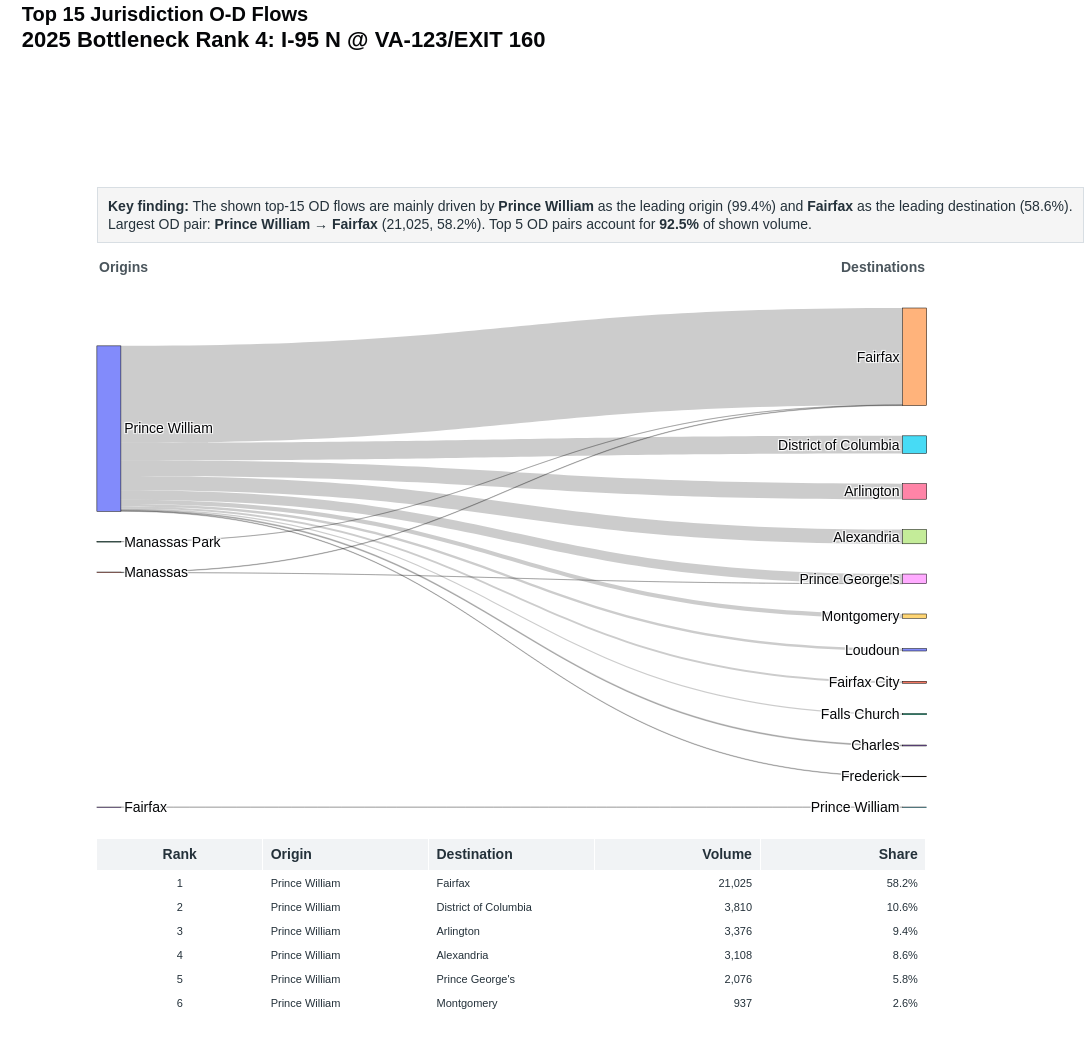

The notebook cell this image was saved under:
### Code cell
county_sankey = make_sankey(county_df, "Top 15 Jurisdiction O-D Flows")
county_sankey

### Figure 1 — Plotly figure (JSON) as saved in the notebook; plotly's stock layout.template omitted (floating-point values rounded to 4 significant figures)
{"data": [{"arrangement": "snap", "domain": {"x": [0.04, 0.94], "y": [0.26, 0.9]}, "link": {"customdata": [[1, "Prince William", "Fairfax", 21025, 0.5824], [2, "Prince William", "District of Columbia", 3810, 0.1055], [3, "Prince William", "Arlington", 3376, 0.09352], [4, "Prince William", "Alexandria", 3108, 0.08609], [5, "Prince William", "Prince George's", 2076, 0.05751], [6, "Prince William", "Montgomery", 937, 0.02595], [7, "Prince William", "Loudoun", 530, 0.01468], [8, "Prince William", "Fairfax City", 433, 0.01199], [9, "Prince William", "Falls Church", 272, 0.007534], [10, "Prince William", "Charles", 207, 0.005734], [11, "Prince William", "Frederick", 123, 0.003407], [12, "Manassas", "Fairfax", 102, 0.002825], [13, "Manassas Park", "Fairfax", 44, 0.001219], [14, "Fairfax", "Prince William", 34, 0.0009418], [15, "Manassas", "Prince George's", 24, 0.0006648]], "hovertemplate": "<b>OD Pair Rank %{customdata[0]}</b><br>%{customdata[1]} → %{customdata[2]}<br>Volume: %{customdata[3]:,.0f}<br>Share of shown top-15 volume: %{customdata[4]:.1%}<extra></extra>", "source": [0, 0, 0, 0, 0, 0, 0, 0, 0, 0, 0, 1, 2, 3, 1], "target": [4, 5, 6, 7, 8, 9, 10, 11, 12, 13, 14, 4, 4, 15, 8], "value": [21020.0, 3810.0, 3376.0, 3108.0, 2076.0, 937.0, 530.0, 433.0, 272.0, 207.0, 123.0, 102.0, 44.0, 34.0, 24.0]}, "node": {"hovertemplate": "<b>%{label}</b><br>Total shown OD volume: %{value:,.0f}<extra></extra>", "label": ["Prince William", "Manassas", "Manassas Park", "Fairfax", "Fairfax", "District of Columbia", "Arlington", "Alexandria", "Prince George's", "Montgomery", "Loudoun", "Fairfax City", "Falls Church", "Charles", "Frederick", "Prince William"], "line": {"color": "black", "width": 0.5}, "pad": 34, "thickness": 24}, "type": "sankey"}, {"cells": {"align": ["center", "left", "left", "right", "right"], "fill": {"color": "white"}, "font": {"color": "#24313A", "size": 11}, "height": 24, "values": [[1, 2, 3, 4, 5, 6, 7, 8, 9, 10, 11, 12, 13, 14, 15], ["Prince William", "Prince William", "Prince William", "Prince William", "Prince William", "Prince William", "Prince William", "Prince William", "Prince William", "Prince William", "Prince William", "Manassas", "Manassas Park", "Fairfax", "Manassas"], ["Fairfax", "District of Columbia", "Arlington", "Alexandria", "Prince George's", "Montgomery", "Loudoun", "Fairfax City", "Falls Church", "Charles", "Frederick", "Fairfax", "Fairfax", "Prince William", "Prince George's"], ["21,025", "3,810", "3,376", "3,108", "2,076", "937", "530", "433", "272", "207", "123", "102", "44", "34", "24"], ["58.2%", "10.6%", "9.4%", "8.6%", "5.8%", "2.6%", "1.5%", "1.2%", "0.8%", "0.6%", "0.3%", "0.3%", "0.1%", "0.1%", "0.1%"]]}, "domain": {"x": [0.04, 0.94], "y": [0, 0.22]}, "header": {"align": ["center", "left", "left", "right", "right"], "fill": {"color": "#F1F3F5"}, "font": {"color": "#24313A", "size": 14}, "height": 26, "values": ["<b>Rank</b>", "<b>Origin</b>", "<b>Destination</b>", "<b>Volume</b>", "<b>Share</b>"]}, "type": "table"}], "layout": {"annotations": [{"align": "left", "bgcolor": "rgba(245,245,245,0.98)", "bordercolor": "#D8DEE3", "borderpad": 10, "borderwidth": 1, "font": {"color": "#24313A", "size": 14}, "showarrow": false, "text": "<b>Key finding:</b> The shown top-15 OD flows are mainly driven by <b>Prince William</b> as the leading origin (99.4%) and <b>Fairfax</b> as the leading destination (58.6%).<br>Largest OD pair: <b>Prince William → Fairfax</b> (21,025, 58.2%). Top 5 OD pairs account for <b>92.5%</b> of shown volume.", "x": 0.04, "xref": "paper", "y": 1.055, "yref": "paper"}, {"align": "left", "font": {"color": "#4A555C", "size": 14}, "showarrow": false, "text": "<b>Origins</b>", "x": 0.04, "xref": "paper", "y": 0.965, "yref": "paper"}, {"align": "right", "font": {"color": "#4A555C", "size": 14}, "showarrow": false, "text": "<b>Destinations</b>", "x": 0.94, "xref": "paper", "y": 0.965, "yref": "paper"}], "font": {"color": "#050608", "family": "Arial", "size": 14}, "height": 1040, "margin": {"b": 30, "l": 60, "r": 110, "t": 230}, "paper_bgcolor": "white", "plot_bgcolor": "white", "title": {"text": "<b>Top 15 Jurisdiction O-D Flows</b><br><span style='font-size:22px'><b>2025 Bottleneck Rank 4: I-95 N @ VA-123/EXIT 160</b></span>", "x": 0.02, "xanchor": "left", "y": 0.98, "yanchor": "top"}, "width": 1250}}
